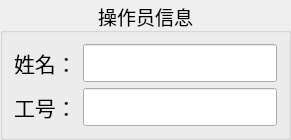
   <widget class="QGroupBox" name="groupBox">
    <property name="geometry">
     <rect>
      <x>10</x>
      <y>5</y>
      <width>291</width>
      <height>101</height>
     </rect>
    </property>
    <property name="font">
     <font>
      <family>幼圆</family>
      <pointsize>14</pointsize>
      <weight>50</weight>
      <bold>false</bold>
     </font>
    </property>
    <property name="title">
     <string>操作员信息</string>
    </property>
    <property name="alignment">
     <set>Qt::AlignCenter</set>
    </property>
    <property name="flat">
     <bool>false</bool>
    </property>
    <property name="checkable">
     <bool>false</bool>
    </property>
    <layout class="QGridLayout" name="gridLayout">
     <item row="0" column="1">
      <widget class="QLineEdit" name="lineEdit_op_name">
       <property name="font">
        <font>
         <family>幼圆</family>
         <pointsize>16</pointsize>
         <weight>50</weight>
         <bold>false</bold>
         <stylestrategy>PreferDefault</stylestrategy>
        </font>
       </property>
       <property name="statusTip">
        <string/>
       </property>
       <property name="inputMethodHints">
        <set>Qt::ImhNone</set>
       </property>
       <property name="inputMask">
        <string notr="true"/>
       </property>
       <property name="text">
        <string/>
       </property>
       <property name="frame">
        <bool>true</bool>
       </property>
       <property name="clearButtonEnabled">
        <bool>false</bool>
       </property>
      </widget>
     </item>
     <item row="1" column="0">
      <widget class="QLabel" name="label_op_number">
       <property name="font">
        <font>
         <family>幼圆</family>
         <pointsize>16</pointsize>
         <weight>50</weight>
         <bold>false</bold>
        </font>
       </property>
       <property name="text">
        <string>工号：</string>
       </property>
       <property name="textFormat">
        <enum>Qt::AutoText</enum>
       </property>
      </widget>
     </item>
     <item row="1" column="1">
      <widget class="QLineEdit" name="lineEdit_op_number">
       <property name="font">
        <font>
         <family>幼圆</family>
         <pointsize>16</pointsize>
         <weight>50</weight>
         <bold>false</bold>
        </font>
       </property>
       <property name="text">
        <string/>
       </property>
      </widget>
     </item>
     <item row="0" column="0">
      <widget class="QLabel" name="label_op_name">
       <property name="font">
        <font>
         <family>幼圆</family>
         <pointsize>16</pointsize>
         <weight>50</weight>
         <bold>false</bold>
        </font>
       </property>
       <property name="text">
        <string>姓名：</string>
       </property>
       <property name="textFormat">
        <enum>Qt::AutoText</enum>
       </property>
      </widget>
     </item>
    </layout>
   </widget>
